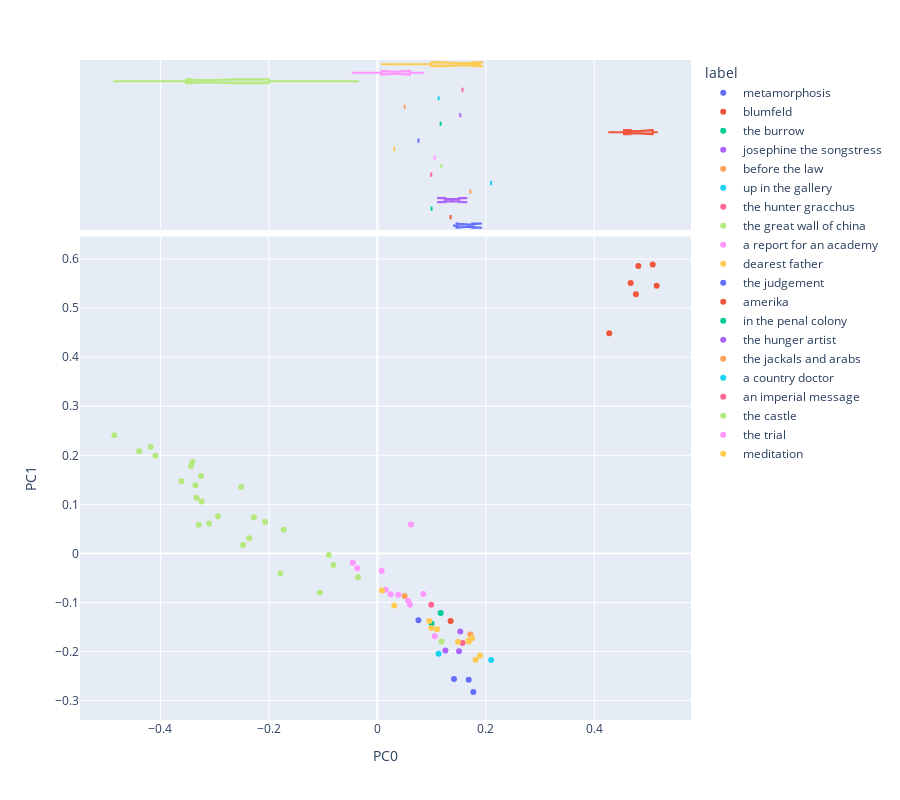

Here is the notebook cell this chart was saved with:
### Code cell
vis_pcs(DCM, 0, 1, label='label')

### Figure 1 — Plotly figure (JSON) as saved in the notebook; plotly's stock layout.template omitted (floating-point values rounded to 4 significant figures)
{"data": [{"hovertemplate": "<b>%{hovertext}</b><br><br>label=metamorphosis<br>PC0=%{x}<br>PC1=%{y}<extra></extra>", "hovertext": ["metamorphosis", "metamorphosis", "metamorphosis"], "legendgroup": "metamorphosis", "marker": {"color": "#636efa", "symbol": "circle"}, "mode": "markers", "name": "metamorphosis", "orientation": "v", "showlegend": true, "type": "scatter", "x": [0.1413, 0.1769, 0.1684], "xaxis": "x", "y": [-0.2559, -0.2826, -0.2572], "yaxis": "y"}, {"alignmentgroup": "True", "hovertemplate": "<b>%{hovertext}</b><br><br>label=metamorphosis<br>PC0=%{x}<extra></extra>", "hovertext": ["metamorphosis", "metamorphosis", "metamorphosis"], "legendgroup": "metamorphosis", "marker": {"color": "#636efa", "symbol": "circle"}, "name": "metamorphosis", "notched": true, "offsetgroup": "metamorphosis", "showlegend": false, "type": "box", "x": [0.1413, 0.1769, 0.1684], "xaxis": "x2", "yaxis": "y2"}, {"hovertemplate": "<b>%{hovertext}</b><br><br>label=blumfeld<br>PC0=%{x}<br>PC1=%{y}<extra></extra>", "hovertext": ["blumfeld"], "legendgroup": "blumfeld", "marker": {"color": "#EF553B", "symbol": "circle"}, "mode": "markers", "name": "blumfeld", "orientation": "v", "showlegend": true, "type": "scatter", "x": [0.135], "xaxis": "x", "y": [-0.1375], "yaxis": "y"}, {"alignmentgroup": "True", "hovertemplate": "<b>%{hovertext}</b><br><br>label=blumfeld<br>PC0=%{x}<extra></extra>", "hovertext": ["blumfeld"], "legendgroup": "blumfeld", "marker": {"color": "#EF553B", "symbol": "circle"}, "name": "blumfeld", "notched": true, "offsetgroup": "blumfeld", "showlegend": false, "type": "box", "x": [0.135], "xaxis": "x2", "yaxis": "y2"}, {"hovertemplate": "<b>%{hovertext}</b><br><br>label=the burrow<br>PC0=%{x}<br>PC1=%{y}<extra></extra>", "hovertext": ["the burrow"], "legendgroup": "the burrow", "marker": {"color": "#00cc96", "symbol": "circle"}, "mode": "markers", "name": "the burrow", "orientation": "v", "showlegend": true, "type": "scatter", "x": [0.09988], "xaxis": "x", "y": [-0.1428], "yaxis": "y"}, {"alignmentgroup": "True", "hovertemplate": "<b>%{hovertext}</b><br><br>label=the burrow<br>PC0=%{x}<extra></extra>", "hovertext": ["the burrow"], "legendgroup": "the burrow", "marker": {"color": "#00cc96", "symbol": "circle"}, "name": "the burrow", "notched": true, "offsetgroup": "the burrow", "showlegend": false, "type": "box", "x": [0.09988], "xaxis": "x2", "yaxis": "y2"}, {"hovertemplate": "<b>%{hovertext}</b><br><br>label=josephine the songstress<br>PC0=%{x}<br>PC1=%{y}<extra></extra>", "hovertext": ["josephine the songstress", "josephine the songstress"], "legendgroup": "josephine the songstress", "marker": {"color": "#ab63fa", "symbol": "circle"}, "mode": "markers", "name": "josephine the songstress", "orientation": "v", "showlegend": true, "type": "scatter", "x": [0.1253, 0.1505], "xaxis": "x", "y": [-0.1979, -0.1993], "yaxis": "y"}, {"alignmentgroup": "True", "hovertemplate": "<b>%{hovertext}</b><br><br>label=josephine the songstress<br>PC0=%{x}<extra></extra>", "hovertext": ["josephine the songstress", "josephine the songstress"], "legendgroup": "josephine the songstress", "marker": {"color": "#ab63fa", "symbol": "circle"}, "name": "josephine the songstress", "notched": true, "offsetgroup": "josephine the songstress", "showlegend": false, "type": "box", "x": [0.1253, 0.1505], "xaxis": "x2", "yaxis": "y2"}, {"hovertemplate": "<b>%{hovertext}</b><br><br>label=before the law<br>PC0=%{x}<br>PC1=%{y}<extra></extra>", "hovertext": ["before the law"], "legendgroup": "before the law", "marker": {"color": "#FFA15A", "symbol": "circle"}, "mode": "markers", "name": "before the law", "orientation": "v", "showlegend": true, "type": "scatter", "x": [0.1714], "xaxis": "x", "y": [-0.1651], "yaxis": "y"}, {"alignmentgroup": "True", "hovertemplate": "<b>%{hovertext}</b><br><br>label=before the law<br>PC0=%{x}<extra></extra>", "hovertext": ["before the law"], "legendgroup": "before the law", "marker": {"color": "#FFA15A", "symbol": "circle"}, "name": "before the law", "notched": true, "offsetgroup": "before the law", "showlegend": false, "type": "box", "x": [0.1714], "xaxis": "x2", "yaxis": "y2"}, {"hovertemplate": "<b>%{hovertext}</b><br><br>label=up in the gallery<br>PC0=%{x}<br>PC1=%{y}<extra></extra>", "hovertext": ["up in the gallery"], "legendgroup": "up in the gallery", "marker": {"color": "#19d3f3", "symbol": "circle"}, "mode": "markers", "name": "up in the gallery", "orientation": "v", "showlegend": true, "type": "scatter", "x": [0.2097], "xaxis": "x", "y": [-0.2173], "yaxis": "y"}, {"alignmentgroup": "True", "hovertemplate": "<b>%{hovertext}</b><br><br>label=up in the gallery<br>PC0=%{x}<extra></extra>", "hovertext": ["up in the gallery"], "legendgroup": "up in the gallery", "marker": {"color": "#19d3f3", "symbol": "circle"}, "name": "up in the gallery", "notched": true, "offsetgroup": "up in the gallery", "showlegend": false, "type": "box", "x": [0.2097], "xaxis": "x2", "yaxis": "y2"}, {"hovertemplate": "<b>%{hovertext}</b><br><br>label=the hunter gracchus<br>PC0=%{x}<br>PC1=%{y}<extra></extra>", "hovertext": ["the hunter gracchus"], "legendgroup": "the hunter gracchus", "marker": {"color": "#FF6692", "symbol": "circle"}, "mode": "markers", "name": "the hunter gracchus", "orientation": "v", "showlegend": true, "type": "scatter", "x": [0.09927], "xaxis": "x", "y": [-0.1045], "yaxis": "y"}, {"alignmentgroup": "True", "hovertemplate": "<b>%{hovertext}</b><br><br>label=the hunter gracchus<br>PC0=%{x}<extra></extra>", "hovertext": ["the hunter gracchus"], "legendgroup": "the hunter gracchus", "marker": {"color": "#FF6692", "symbol": "circle"}, "name": "the hunter gracchus", "notched": true, "offsetgroup": "the hunter gracchus", "showlegend": false, "type": "box", "x": [0.09927], "xaxis": "x2", "yaxis": "y2"}, {"hovertemplate": "<b>%{hovertext}</b><br><br>label=the great wall of china<br>PC0=%{x}<br>PC1=%{y}<extra></extra>", "hovertext": ["the great wall of china"], "legendgroup": "the great wall of china", "marker": {"color": "#B6E880", "symbol": "circle"}, "mode": "markers", "name": "the great wall of china", "orientation": "v", "showlegend": true, "type": "scatter", "x": [0.1181], "xaxis": "x", "y": [-0.1795], "yaxis": "y"}, {"alignmentgroup": "True", "hovertemplate": "<b>%{hovertext}</b><br><br>label=the great wall of china<br>PC0=%{x}<extra></extra>", "hovertext": ["the great wall of china"], "legendgroup": "the great wall of china", "marker": {"color": "#B6E880", "symbol": "circle"}, "name": "the great wall of china", "notched": true, "offsetgroup": "the great wall of china", "showlegend": false, "type": "box", "x": [0.1181], "xaxis": "x2", "yaxis": "y2"}, {"hovertemplate": "<b>%{hovertext}</b><br><br>label=a report for an academy<br>PC0=%{x}<br>PC1=%{y}<extra></extra>", "hovertext": ["a report for an academy"], "legendgroup": "a report for an academy", "marker": {"color": "#FF97FF", "symbol": "circle"}, "mode": "markers", "name": "a report for an academy", "orientation": "v", "showlegend": true, "type": "scatter", "x": [0.1057], "xaxis": "x", "y": [-0.1686], "yaxis": "y"}, {"alignmentgroup": "True", "hovertemplate": "<b>%{hovertext}</b><br><br>label=a report for an academy<br>PC0=%{x}<extra></extra>", "hovertext": ["a report for an academy"], "legendgroup": "a report for an academy", "marker": {"color": "#FF97FF", "symbol": "circle"}, "name": "a report for an academy", "notched": true, "offsetgroup": "a report for an academy", "showlegend": false, "type": "box", "x": [0.1057], "xaxis": "x2", "yaxis": "y2"}, {"hovertemplate": "<b>%{hovertext}</b><br><br>label=dearest father<br>PC0=%{x}<br>PC1=%{y}<extra></extra>", "hovertext": ["dearest father"], "legendgroup": "dearest father", "marker": {"color": "#FECB52", "symbol": "circle"}, "mode": "markers", "name": "dearest father", "orientation": "v", "showlegend": true, "type": "scatter", "x": [0.0311], "xaxis": "x", "y": [-0.1062], "yaxis": "y"}, {"alignmentgroup": "True", "hovertemplate": "<b>%{hovertext}</b><br><br>label=dearest father<br>PC0=%{x}<extra></extra>", "hovertext": ["dearest father"], "legendgroup": "dearest father", "marker": {"color": "#FECB52", "symbol": "circle"}, "name": "dearest father", "notched": true, "offsetgroup": "dearest father", "showlegend": false, "type": "box", "x": [0.0311], "xaxis": "x2", "yaxis": "y2"}, {"hovertemplate": "<b>%{hovertext}</b><br><br>label=the judgement<br>PC0=%{x}<br>PC1=%{y}<extra></extra>", "hovertext": ["the judgement"], "legendgroup": "the judgement", "marker": {"color": "#636efa", "symbol": "circle"}, "mode": "markers", "name": "the judgement", "orientation": "v", "showlegend": true, "type": "scatter", "x": [0.07566], "xaxis": "x", "y": [-0.1364], "yaxis": "y"}, {"alignmentgroup": "True", "hovertemplate": "<b>%{hovertext}</b><br><br>label=the judgement<br>PC0=%{x}<extra></extra>", "hovertext": ["the judgement"], "legendgroup": "the judgement", "marker": {"color": "#636efa", "symbol": "circle"}, "name": "the judgement", "notched": true, "offsetgroup": "the judgement", "showlegend": false, "type": "box", "x": [0.07566], "xaxis": "x2", "yaxis": "y2"}, {"hovertemplate": "<b>%{hovertext}</b><br><br>label=amerika<br>PC0=%{x}<br>PC1=%{y}<extra></extra>", "hovertext": ["amerika", "amerika", "amerika", "amerika", "amerika", "amerika"], "legendgroup": "amerika", "marker": {"color": "#EF553B", "symbol": "circle"}, "mode": "markers", "name": "amerika", "orientation": "v", "showlegend": true, "type": "scatter", "x": [0.4274, 0.515, 0.467, 0.5075, 0.4766, 0.4811], "xaxis": "x", "y": [0.4489, 0.5458, 0.5512, 0.5891, 0.5282, 0.5861], "yaxis": "y"}, {"alignmentgroup": "True", "hovertemplate": "<b>%{hovertext}</b><br><br>label=amerika<br>PC0=%{x}<extra></extra>", "hovertext": ["amerika", "amerika", "amerika", "amerika", "amerika", "amerika"], "legendgroup": "amerika", "marker": {"color": "#EF553B", "symbol": "circle"}, "name": "amerika", "notched": true, "offsetgroup": "amerika", "showlegend": false, "type": "box", "x": [0.4274, 0.515, 0.467, 0.5075, 0.4766, 0.4811], "xaxis": "x2", "yaxis": "y2"}, {"hovertemplate": "<b>%{hovertext}</b><br><br>label=in the penal colony<br>PC0=%{x}<br>PC1=%{y}<extra></extra>", "hovertext": ["in the penal colony"], "legendgroup": "in the penal colony", "marker": {"color": "#00cc96", "symbol": "circle"}, "mode": "markers", "name": "in the penal colony", "orientation": "v", "showlegend": true, "type": "scatter", "x": [0.1167], "xaxis": "x", "y": [-0.1215], "yaxis": "y"}, {"alignmentgroup": "True", "hovertemplate": "<b>%{hovertext}</b><br><br>label=in the penal colony<br>PC0=%{x}<extra></extra>", "hovertext": ["in the penal colony"], "legendgroup": "in the penal colony", "marker": {"color": "#00cc96", "symbol": "circle"}, "name": "in the penal colony", "notched": true, "offsetgroup": "in the penal colony", "showlegend": false, "type": "box", "x": [0.1167], "xaxis": "x2", "yaxis": "y2"}, {"hovertemplate": "<b>%{hovertext}</b><br><br>label=the hunger artist<br>PC0=%{x}<br>PC1=%{y}<extra></extra>", "hovertext": ["the hunger artist"], "legendgroup": "the hunger artist", "marker": {"color": "#ab63fa", "symbol": "circle"}, "mode": "markers", "name": "the hunger artist", "orientation": "v", "showlegend": true, "type": "scatter", "x": [0.1528], "xaxis": "x", "y": [-0.1591], "yaxis": "y"}, {"alignmentgroup": "True", "hovertemplate": "<b>%{hovertext}</b><br><br>label=the hunger artist<br>PC0=%{x}<extra></extra>", "hovertext": ["the hunger artist"], "legendgroup": "the hunger artist", "marker": {"color": "#ab63fa", "symbol": "circle"}, "name": "the hunger artist", "notched": true, "offsetgroup": "the hunger artist", "showlegend": false, "type": "box", "x": [0.1528], "xaxis": "x2", "yaxis": "y2"}, {"hovertemplate": "<b>%{hovertext}</b><br><br>label=the jackals and arabs<br>PC0=%{x}<br>PC1=%{y}<extra></extra>", "hovertext": ["the jackals and arabs"], "legendgroup": "the jackals and arabs", "marker": {"color": "#FFA15A", "symbol": "circle"}, "mode": "markers", "name": "the jackals and arabs", "orientation": "v", "showlegend": true, "type": "scatter", "x": [0.05025], "xaxis": "x", "y": [-0.08682], "yaxis": "y"}, {"alignmentgroup": "True", "hovertemplate": "<b>%{hovertext}</b><br><br>label=the jackals and arabs<br>PC0=%{x}<extra></extra>", "hovertext": ["the jackals and arabs"], "legendgroup": "the jackals and arabs", "marker": {"color": "#FFA15A", "symbol": "circle"}, "name": "the jackals and arabs", "notched": true, "offsetgroup": "the jackals and arabs", "showlegend": false, "type": "box", "x": [0.05025], "xaxis": "x2", "yaxis": "y2"}, {"hovertemplate": "<b>%{hovertext}</b><br><br>label=a country doctor<br>PC0=%{x}<br>PC1=%{y}<extra></extra>", "hovertext": ["a country doctor"], "legendgroup": "a country doctor", "marker": {"color": "#19d3f3", "symbol": "circle"}, "mode": "markers", "name": "a country doctor", "orientation": "v", "showlegend": true, "type": "scatter", "x": [0.1129], "xaxis": "x", "y": [-0.2045], "yaxis": "y"}, {"alignmentgroup": "True", "hovertemplate": "<b>%{hovertext}</b><br><br>label=a country doctor<br>PC0=%{x}<extra></extra>", "hovertext": ["a country doctor"], "legendgroup": "a country doctor", "marker": {"color": "#19d3f3", "symbol": "circle"}, "name": "a country doctor", "notched": true, "offsetgroup": "a country doctor", "showlegend": false, "type": "box", "x": [0.1129], "xaxis": "x2", "yaxis": "y2"}, {"hovertemplate": "<b>%{hovertext}</b><br><br>label=an imperial message<br>PC0=%{x}<br>PC1=%{y}<extra></extra>", "hovertext": ["an imperial message"], "legendgroup": "an imperial message", "marker": {"color": "#FF6692", "symbol": "circle"}, "mode": "markers", "name": "an imperial message", "orientation": "v", "showlegend": true, "type": "scatter", "x": [0.157], "xaxis": "x", "y": [-0.1828], "yaxis": "y"}, {"alignmentgroup": "True", "hovertemplate": "<b>%{hovertext}</b><br><br>label=an imperial message<br>PC0=%{x}<extra></extra>", "hovertext": ["an imperial message"], "legendgroup": "an imperial message", "marker": {"color": "#FF6692", "symbol": "circle"}, "name": "an imperial message", "notched": true, "offsetgroup": "an imperial message", "showlegend": false, "type": "box", "x": [0.157], "xaxis": "x2", "yaxis": "y2"}, {"hovertemplate": "<b>%{hovertext}</b><br><br>label=the castle<br>PC0=%{x}<br>PC1=%{y}<extra></extra>", "hovertext": ["the castle", "the castle", "the castle", "the castle", "the castle", "the castle", "the castle", "the castle", "the castle", "the castle", "the castle", "the castle", "the castle", "the castle", "the castle", "the castle", "the castle", "the castle", "the castle", "the castle", "the castle", "the castle", "the castle", "the castle", "the castle"], "legendgroup": "the castle", "marker": {"color": "#B6E880", "symbol": "circle"}, "mode": "markers", "name": "the castle", "orientation": "v", "showlegend": true, "type": "scatter", "x": [-0.2276, -0.3335, -0.418, -0.485, -0.1728, -0.3435, -0.341, -0.2071, -0.2512, -0.2938, -0.3251, -0.4092, -0.08945, -0.439, -0.2363, -0.3102, -0.2477, -0.1789, -0.1063, -0.3295, -0.3354, -0.3612, -0.03556, -0.08086, -0.324], "xaxis": "x", "y": [0.07394, 0.1135, 0.217, 0.2407, 0.04813, 0.1778, 0.1862, 0.0643, 0.1356, 0.07571, 0.1579, 0.1992, -0.003403, 0.2085, 0.0308, 0.06116, 0.01698, -0.04017, -0.0799, 0.05851, 0.1389, 0.147, -0.04839, -0.02368, 0.106], "yaxis": "y"}, {"alignmentgroup": "True", "hovertemplate": "<b>%{hovertext}</b><br><br>label=the castle<br>PC0=%{x}<extra></extra>", "hovertext": ["the castle", "the castle", "the castle", "the castle", "the castle", "the castle", "the castle", "the castle", "the castle", "the castle", "the castle", "the castle", "the castle", "the castle", "the castle", "the castle", "the castle", "the castle", "the castle", "the castle", "the castle", "the castle", "the castle", "the castle", "the castle"], "legendgroup": "the castle", "marker": {"color": "#B6E880", "symbol": "circle"}, "name": "the castle", "notched": true, "offsetgroup": "the castle", "showlegend": false, "type": "box", "x": [-0.2276, -0.3335, -0.418, -0.485, -0.1728, -0.3435, -0.341, -0.2071, -0.2512, -0.2938, -0.3251, -0.4092, -0.08945, -0.439, -0.2363, -0.3102, -0.2477, -0.1789, -0.1063, -0.3295, -0.3354, -0.3612, -0.03556, -0.08086, -0.324], "xaxis": "x2", "yaxis": "y2"}, {"hovertemplate": "<b>%{hovertext}</b><br><br>label=the trial<br>PC0=%{x}<br>PC1=%{y}<extra></extra>", "hovertext": ["the trial", "the trial", "the trial", "the trial", "the trial", "the trial", "the trial", "the trial", "the trial", "the trial"], "legendgroup": "the trial", "marker": {"color": "#FF97FF", "symbol": "circle"}, "mode": "markers", "name": "the trial", "orientation": "v", "showlegend": true, "type": "scatter", "x": [-0.03713, 0.01531, -0.04539, 0.08462, 0.0567, 0.06182, 0.02453, 0.007869, 0.03863, 0.06013], "xaxis": "x", "y": [-0.03036, -0.07394, -0.01889, -0.08269, -0.09646, 0.05874, -0.08305, -0.03544, -0.08446, -0.1046], "yaxis": "y"}, {"alignmentgroup": "True", "hovertemplate": "<b>%{hovertext}</b><br><br>label=the trial<br>PC0=%{x}<extra></extra>", "hovertext": ["the trial", "the trial", "the trial", "the trial", "the trial", "the trial", "the trial", "the trial", "the trial", "the trial"], "legendgroup": "the trial", "marker": {"color": "#FF97FF", "symbol": "circle"}, "name": "the trial", "notched": true, "offsetgroup": "the trial", "showlegend": false, "type": "box", "x": [-0.03713, 0.01531, -0.04539, 0.08462, 0.0567, 0.06182, 0.02453, 0.007869, 0.03863, 0.06013], "xaxis": "x2", "yaxis": "y2"}, {"hovertemplate": "<b>%{hovertext}</b><br><br>label=meditation<br>PC0=%{x}<br>PC1=%{y}<extra></extra>", "hovertext": ["meditation", "meditation", "meditation", "meditation", "meditation", "meditation", "meditation", "meditation", "meditation", "meditation"], "legendgroup": "meditation", "marker": {"color": "#FECB52", "symbol": "circle"}, "mode": "markers", "name": "meditation", "orientation": "v", "showlegend": true, "type": "scatter", "x": [0.09926, 0.09576, 0.1098, 0.1744, 0.1485, 0.1688, 0.1674, 0.1811, 0.1892, 0.008378], "xaxis": "x", "y": [-0.1521, -0.1377, -0.1547, -0.1727, -0.1801, -0.1796, -0.1778, -0.2166, -0.2082, -0.07536], "yaxis": "y"}, {"alignmentgroup": "True", "hovertemplate": "<b>%{hovertext}</b><br><br>label=meditation<br>PC0=%{x}<extra></extra>", "hovertext": ["meditation", "meditation", "meditation", "meditation", "meditation", "meditation", "meditation", "meditation", "meditation", "meditation"], "legendgroup": "meditation", "marker": {"color": "#FECB52", "symbol": "circle"}, "name": "meditation", "notched": true, "offsetgroup": "meditation", "showlegend": false, "type": "box", "x": [0.09926, 0.09576, 0.1098, 0.1744, 0.1485, 0.1688, 0.1674, 0.1811, 0.1892, 0.008378], "xaxis": "x2", "yaxis": "y2"}], "layout": {"height": 800, "legend": {"title": {"text": "label"}, "tracegroupgap": 0}, "margin": {"t": 60}, "xaxis": {"anchor": "y", "domain": [0, 1], "title": {"text": "PC0"}}, "xaxis2": {"anchor": "y2", "domain": [0, 1], "matches": "x", "showgrid": true, "showticklabels": false}, "yaxis": {"anchor": "x", "domain": [0, 0.7326], "title": {"text": "PC1"}}, "yaxis2": {"anchor": "x2", "domain": [0.7426, 1], "matches": "y2", "showgrid": false, "showline": false, "showticklabels": false, "ticks": ""}}}
